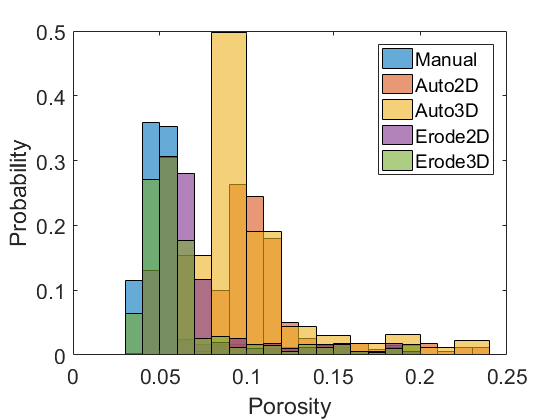
%> input picture DataHistograms.png, 560 x 420 px
$ octave --eval "result = OCT_Denoise('DataHistograms.png');"   (GNU Octave 9; MATLAB toolbox functions it lacks are replaced by stand-ins)
%> lines starting %> are read from the running program, lines starting %| are printed output that depends on the picture; in (x1, y1, x2, y2) boxes, pixels count from 0 and x2, y2 are one past the last pixel; in counts of white or black regions, pixels touching at a corner belong together; the program's own positions count from 1
### ladexp_huberTV.m
function [ x ] = ladexp_huberTV( z, par )
%LADEXP_HUBERTV Takes a noisy OCT image outputs an estimate for the latent image
%
%   Inputs:
%
%       z: noisy OCT image (a single B-scan), the range of z should be [0, 1]
%
%       par:
%       par.gamma: weight on the Lagrangian multiplier (default: 2)
%       par.lambda: weight on huber TV regularization (default: 0.5)
%       par.delta: a small constant for linearization (default: 0.002)
%       par.theta: correction parameter (default: 0.98)
%       par.c1: distribution mean coefficient (default: 0.959)
%       par.c2: distribution variance coefficient (default: 0.0804)
%       par.maxIter: maximum number of iterations (default: 30)
%
%   Output:
%
%       x: estimated latent image
%
%-------------------------------------------------------------

%-------------------------------------------------------------
%   Parameter selection
%-------------------------------------------------------------
% default parameters
par0.lambda = 0.5;
par0.gamma = 2;
par0.delta = 0.002;
par0.theta = 0.98;
par0.c1 = 0.959;
par0.c2 = 0.0804;
par0.maxIter = 30;

if exist('par','var')
    if ~isstruct(par)
        error('dualrecons: parameter structure is not a matlab struct');
    end
    % merge default with given values
    params = mergeParam(par0, par);
else
    params = par0;
end

lambda = params.lambda;
gamma = params.gamma;
delta = params.delta;
theta = params.theta;
c1 = params.c1;
c2 = params.c2;
maxIter = params.maxIter;

if ~isfloat(z)
    z=im2double(z);
end

%-------------------------------------------------------------
%   Initialization
%-------------------------------------------------------------
z(isnan(z)) = 1e-6;
z(z==0) = 1e-6;
xold = log(z);
xbar = xold;
[m,n] = size(xbar);
yold = zeros(m,2*n);
pold = zeros(m,2*n);

yold(:,1:2*n) = K1(xold);

%-------------------------------------------------------------
%   Linearized ADMM on exponential form with huber TV
%-------------------------------------------------------------

for iter = 1:maxIter

    %%% update x
    df =  -1/(2*c2)*z.*exp(-xold) + c1/(2*c2)*sqrt(z).*exp(-xold/2) + 0.5;
    x = xold - delta*( df - gamma*K1_T((yold-K1(xold))) - K1_T(pold)  );

    %%% update y
    thresh_huber = 0.02; % based on the range of image values
    K1x = K1(x);
    range = max(max(K1x))-min(min(K1x));
    pd = (K1x - pold/gamma)/range;
    pdnorm = sqrt( pd(:,1:n).^2 + pd(:,n+1:2*n).^2 );
    y = range* repmat(max(pdnorm-lambda/gamma, pdnorm/(1+lambda/(gamma*thresh_huber))),1,2).*(pd./repmat(max(pdnorm,1e-5),1,2));
%     v = K1(x)-pold/alpha;
%     vnorm = sqrt( v(:,1:n).^2 + v(:,n+1:2*n).^2 );
%     y = repmat(max(vnorm - lambda/alpha, 0)./max(vnorm,1e-6), 1,2) .* v;

    %%% update p
    p = pold + gamma*(y - K1x);


    %%% correction step
    dx = (1/delta)*(xold-x) - df +  -1/(2*c2)*z.*exp(-x) + c1/(2*c2)*sqrt(z).*exp(-x/2)+0.5;
    dy = gamma*(yold-y) - gamma*K1(xold-x);
    dp = (1/gamma)*(pold-p);
    r = norm(dx,'fro')^2 + norm(dy,'fro')^2 + norm(dp,'fro')^2;
    phi = reshape((pold-p),1,[])*reshape((K1(xold)-yold),[],1) + ...
        reshape((xold-x),1,[])*reshape(dx,[],1) + ...
        reshape((yold-y),1,[])*reshape(dy,[],1);
    beta = theta*phi/r;

    x = x-beta*dx;
    y = y-beta*dy;
    p = p-beta*dp;

    %%% stopping
    if sum(sum((x-xold).^2))/sqrt(numel(x)) <0.0005
       break
    else
        yold = y;
        xold = x;
        pold = p;

    end

end

x = exp(x);

end


% compute gradients
function [x] = K1(u)
    x = [u(:,[2:end end])-u, u([2:end end],:,:)-u];
end

% compute negative divergence
function [u] = K1_T(x)
    n = size(x,2)/2;
    u = ( -x(:,1:n) + x(:,[1 1:n-1]) ) + ( -x(:,(n+1):2*n) + x([1 1:end-1],(n+1):2*n) );
end

function newpar = mergeParam(varargin)
%%%%%%%%%%%%%%%%%%%%%%%%%%%%%%%%%%%%%%%%%%%%%%%%%%%%%%%%%%%%%%%%%%%%%%%%%
% NEWPARAM = MERGEPARAM(PARAM1,PARAM2,...)
% MERGEPARAM merges parameter sets PARAM1, PARAM2,... into NEWPARAM.
% Each parameter set as well as the new one is a struct with field names.
% If a field is defined multiple times, the last input argument is
% taken into account.
%
%%%%%%%%%%%%%%%%%%%%%%%%%%%%%%%%%%%%%%%%%%%%%%%%%%%%%%%%%%%%%%%%%%%%%%%%%%%

newpar = varargin{1};
if ~isstruct(newpar)
    error('mergeParam:1st parameter set is not a structure');
end

for i = 2:length(varargin)
    temp = varargin{i};
    if ~isempty(temp)
        if ~isstruct(temp)
            switch i
                case 2
                    error('mergeParam:2nd parameter set is not a structure');
                case 3
                    error('mergeParam:3rd parameter set is not a structure');
                otherwise
                    error(['mergeParam:' num2str(i) '-th parameter set is not a structure']);
            end
        end
        for f = fieldnames(temp)'
            %newparam = setfield(newparam,f{1},getfield(temp,f{1}));
            newpar.(f{1}) = temp.(f{1});
        end
    end
end
end

### OCT_Denoise.m
function [ denoised ] = OCT_Denoise( image_filename )
%> called with image_filename = 'DataHistograms.png'
%UNTITLED5 Summary of this function goes here
%   Detailed explanation goes here

%% Load image, check size, convert to greyscale

if ischar(image_filename)==1
    image=imread(image_filename);
%> image is the input picture: size 420x560x3 uint8; mean R, G, B 235.9, 233.1, 224.5
else
    image=image_filename;
end

[L,W,D]=size(image);
%> L = 420; W = 560; D = 3

if D>1
    input=im2double(image(:,:,1));
else
    input=im2double(image);
end


% create a colormap
map = parula(1000);
map = map(1:999,:);
map = [map;[1,1,1]];

%==========================================================================
% Statistical parameter estimation
%==========================================================================

%alpha = estimatePar(input);

%==========================================================================
% Run Proposed Method
%==========================================================================
if ~exist('alpha','var')
    % default value
    alpha = 0.35;
    %alpha = 1.0;
end
% compute distribution coefficient
c1 = (1-alpha^2/2)^(1/4);
c2 = 1-(1-alpha^2/2)^(1/2);

% parameter selection
par.lambda = 0.4;
par.gamma = 2;
par.delta = 0.002;
par.theta = 0.98;
par.c1 = c1;
par.c2 = c2;
par.maxIter = 20;

tic;
[ denoised ] = ladexp_huberTV( input, par );
%> in ladexp_huberTV, `z(z==0) = 1e-6;`: z: size 420x560 double; min 1e-06, max 1, mean 0.925
%> in ladexp_huberTV, `xold = log(z);`:
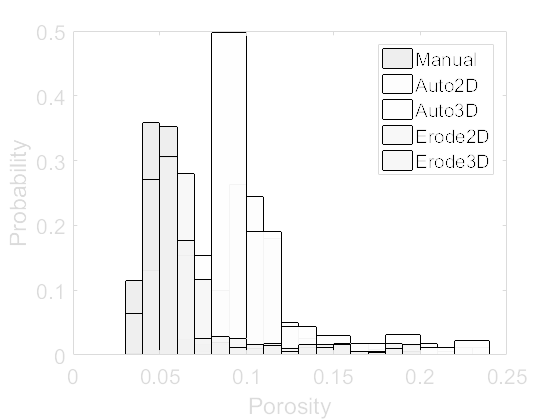
%> xold: size 420x560 double; min -13.82, max 0, mean -0.313; drawn with min black and max white
%> the loop in ladexp_huberTV, `for iter = 1:maxIter` made 20 passes
%> (range, r, phi, beta) on passes 1 to 12: (27.63, 1268573.9, 501858, 0.388), (27.37, 30330809.5, 1750057.2, 0.0565), (27, 39803524.4, 1137038.2, 0.028), (30.2, 6175191.4, 131743, 0.0209), (26.78, 2242299.4, 17667.4, 0.00772), (25.9, 1435108.9, 17533.7, 0.012), (24.75, 1559504.8, 7561.3, 0.00475), (24.15, 1446961.5, 6093.6, 0.00413), (23.61, 1432021.9, 4715, 0.00323), (23.14, 1365508.6, 4124.8, 0.00296), (22.79, 1305545.5, 3678.8, 0.00276), (22.48, 1263788.2, 3317.6, 0.00257)
%> pass 1, in ladexp_huberTV, `df =  -1/(2*c2)*z.*exp(-xold) + c1/(2*c2)*sqrt(z).*exp(-xold/2) + 0.5;`:
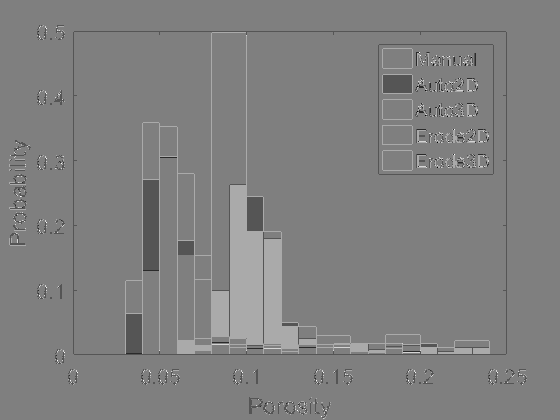
%> df: size 420x560 double; min 0.248, max 0.248, mean 0.248; drawn with min black and max white
%> after the loop in ladexp_huberTV, `for iter = 1:maxIter`:
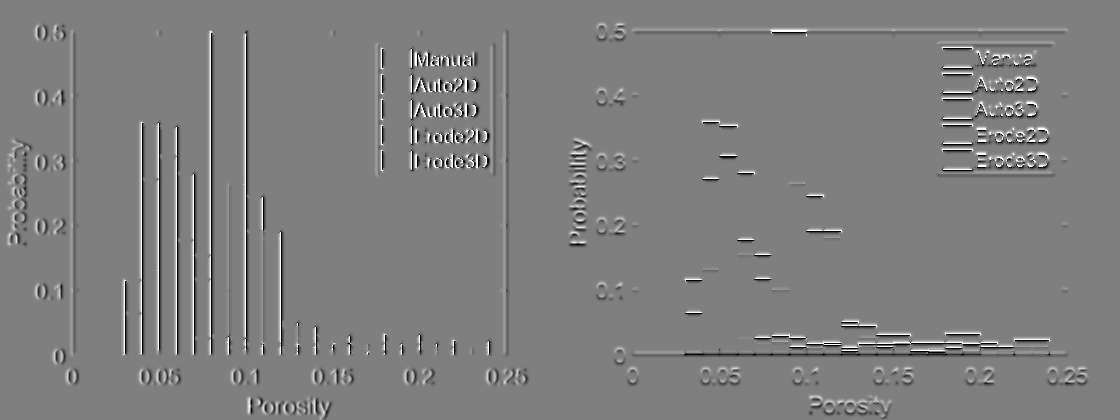
%> pold: size 420x1120 double; min -8.54, max 8.54, mean 0.0051; drawn with min black and max white
%> in ladexp_huberTV, `x = exp(x);`:
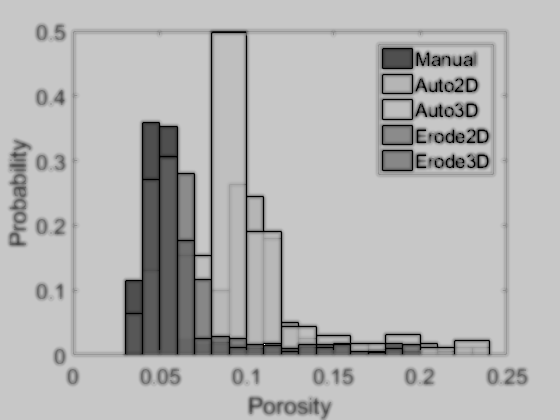
%> x: size 420x560 double; min 9.24e-06, max 1.23, mean 0.875; drawn with min black and max white
toc;

%==========================================================================
% Display images
%==========================================================================
% figure; imshow(input,[],'Colormap',map); colorbar;
% title('Noisy');
% figure; imshow(denoised,[],'Colormap',map); colorbar;
% title('Denoised');
%
figure;
subplot(1,2,1); imshow(input)
subplot(1,2,2); imshow(denoised)
%> after `imshow(denoised)`:
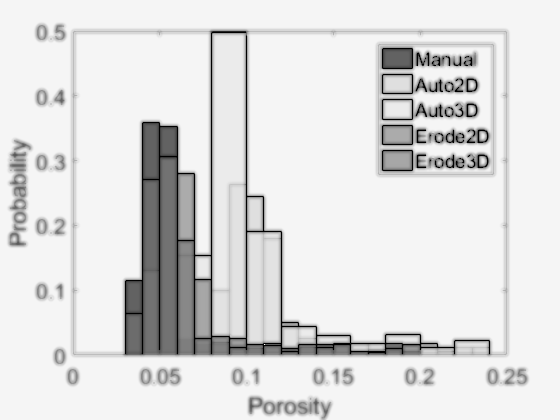
%> displayed picture: size 420x560, on the screen's scale of 0 to 255; min 0, max 255, mean 222.8

%BW3=imbinarize(input,'adaptive');
BW1=imbinarize(denoised,'adaptive');
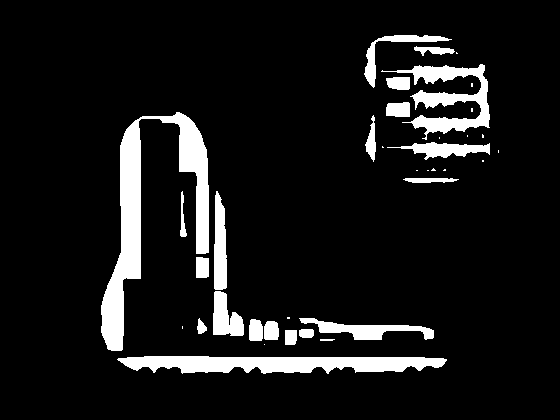
%> BW1: size 420x560 logical; 9.4% white; 37 white regions (16 under 20 px), largest, box (x1, y1, x2, y2) and area: (101, 112, 209, 351) 7231, (117, 356, 447, 374) 4310, (381, 64, 490, 140) 2868
BW2=bwareaopen(BW1,150);
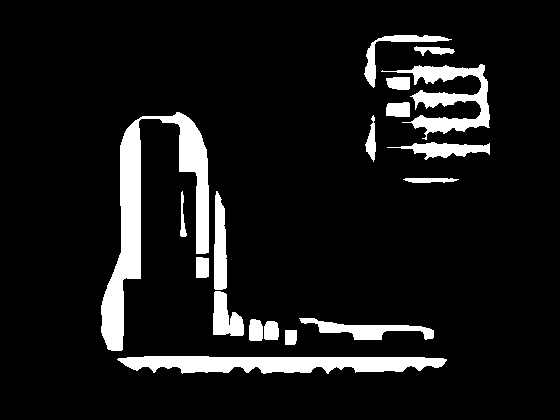
%> BW2: size 420x560 logical; 9.2% white; 18 white regions, largest, box (x1, y1, x2, y2) and area: (101, 112, 209, 351) 7231, (117, 356, 447, 374) 4310, (381, 64, 490, 140) 2868
BW3=imfill(BW2,'holes');
figure;
subplot(1,3,1); imshow(BW1)
subplot(1,3,2); imshow(BW2)
subplot(1,3,3); imshow(BW3)

disp(alpha)

end
